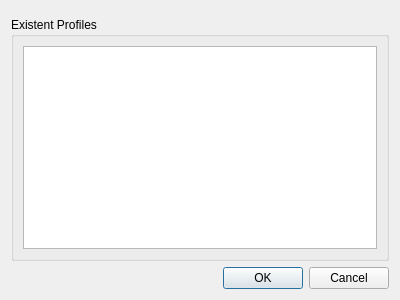
<?xml version="1.0" encoding="UTF-8"?>
<ui version="4.0">
 <class>Dialog</class>
 <widget class="QDialog" name="Dialog">
  <property name="geometry">
   <rect>
    <x>0</x>
    <y>0</y>
    <width>400</width>
    <height>300</height>
   </rect>
  </property>
  <property name="windowTitle">
   <string>Remove Profiles from Database</string>
  </property>
  <layout class="QGridLayout" name="gridLayout_2">
   <item row="0" column="0">
    <widget class="ConnectionWidget" name="widget" native="true"/>
   </item>
   <item row="1" column="0">
    <widget class="QGroupBox" name="groupBox">
     <property name="title">
      <string>Existent Profiles</string>
     </property>
     <layout class="QGridLayout" name="gridLayout">
      <item row="0" column="0">
       <widget class="QListWidget" name="listWidget">
        <property name="selectionMode">
         <enum>QAbstractItemView::MultiSelection</enum>
        </property>
       </widget>
      </item>
     </layout>
    </widget>
   </item>
   <item row="2" column="0">
    <widget class="QDialogButtonBox" name="buttonBox">
     <property name="orientation">
      <enum>Qt::Horizontal</enum>
     </property>
     <property name="standardButtons">
      <set>QDialogButtonBox::Cancel|QDialogButtonBox::Ok</set>
     </property>
    </widget>
   </item>
  </layout>
 </widget>
 <customwidgets>
  <customwidget>
   <class>ConnectionWidget</class>
   <extends>QWidget</extends>
   <header>DsgTools.CustomWidgets.connectionWidget.h</header>
   <container>1</container>
  </customwidget>
 </customwidgets>
 <resources/>
 <connections>
  <connection>
   <sender>buttonBox</sender>
   <signal>accepted()</signal>
   <receiver>Dialog</receiver>
   <slot>accept()</slot>
   <hints>
    <hint type="sourcelabel">
     <x>248</x>
     <y>254</y>
    </hint>
    <hint type="destinationlabel">
     <x>157</x>
     <y>274</y>
    </hint>
   </hints>
  </connection>
  <connection>
   <sender>buttonBox</sender>
   <signal>rejected()</signal>
   <receiver>Dialog</receiver>
   <slot>reject()</slot>
   <hints>
    <hint type="sourcelabel">
     <x>316</x>
     <y>260</y>
    </hint>
    <hint type="destinationlabel">
     <x>286</x>
     <y>274</y>
    </hint>
   </hints>
  </connection>
 </connections>
</ui>
